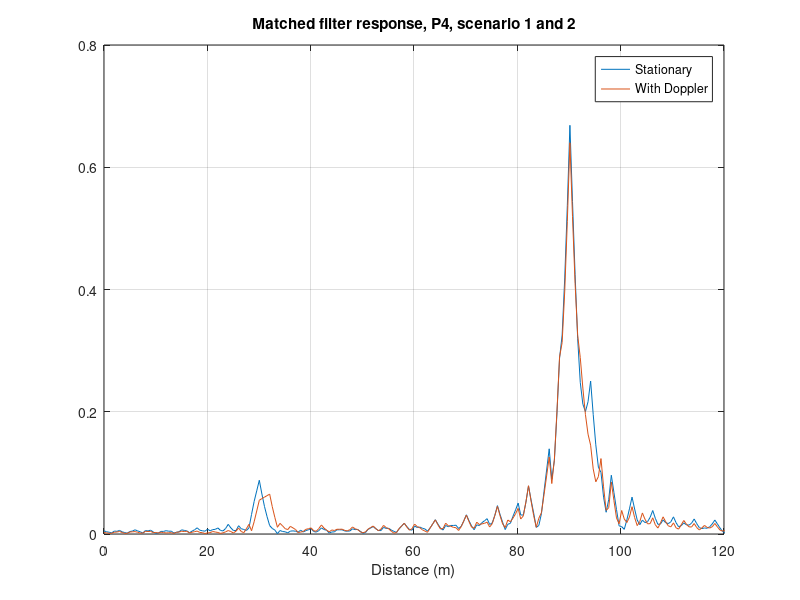
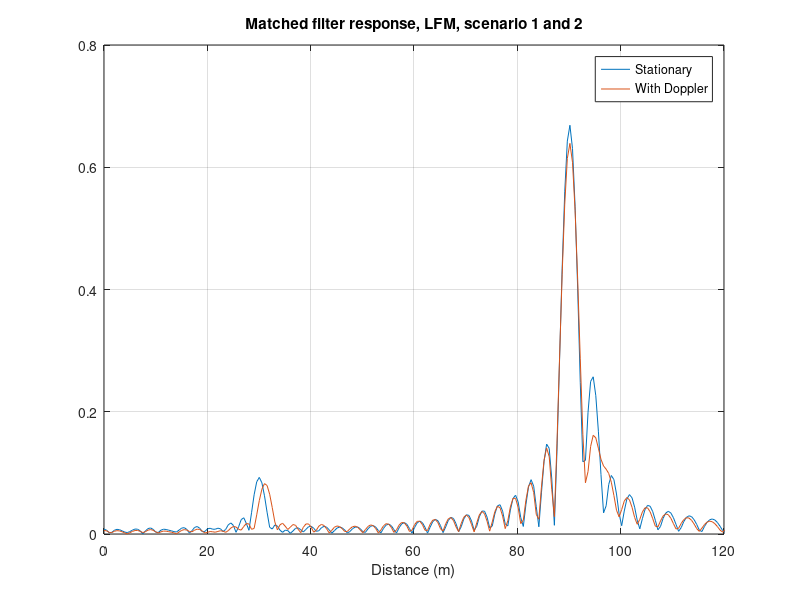
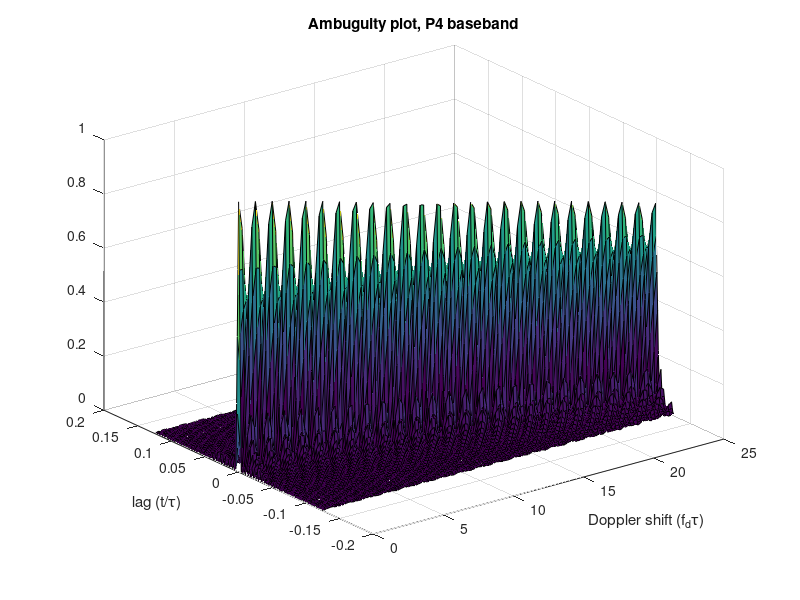
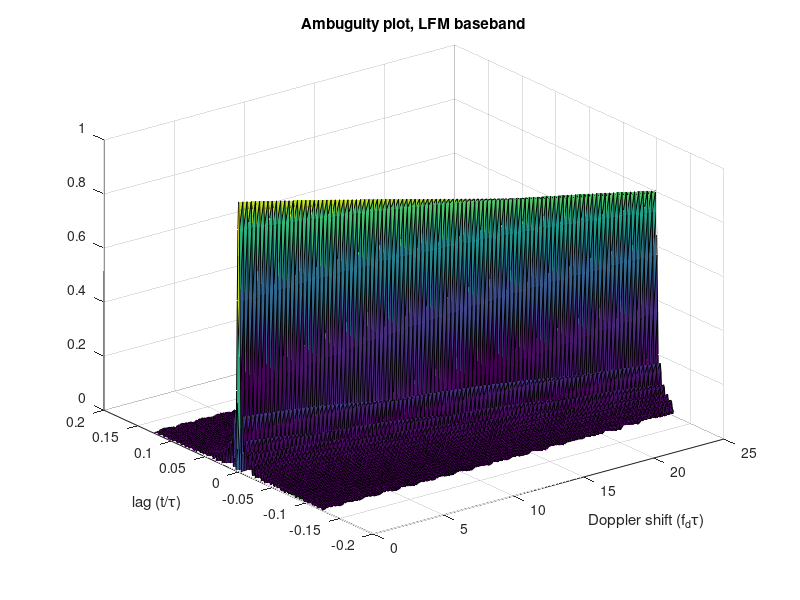

MATLAB code for these plots, in order:
% EECS725 Project - Scenario simulation
% This simulation will compare performance of a linear frequency modulated
% (LFM), or "chirp", radar pulse transmission with a polyphase modulated P4
% transmission.

clear;
close all;

% Universal constants
c         = 3e8;       % speed of light (m/s)

% Problem constraints
f_start   = 10e9-(75e6/2); % chirp start frequency (hz)
f_end     = 10e9+(75e6/2); % chirp end frequency (hz)
Nc        = 128;           % pulse compression ratio = BW * tau

% Simulation parameters
samp_per_chip = 4;      % (samples/chip)
f_max         = 25;     % Range of Doppler frequencies to plot (normalized to f*tau)

A_t1      = 0.1;        % amplitude of return, target 1
A_t2      = 1.0;        % amplitude of return, target 2
A_t3      = 0.25;       % amplitude of return, target 3
d_t1      = 30;         % target 1 distance (m)
d_t2      = 90;         % target 2 distance (m)
d_t3      = 94;         % target 3 distance (m)
s_t1      = 4412;       % speed, target 1 (m/s)
s_t2      = 0;          % speed, target 2 (m/s)
s_t3      = 4412;       % speed, target 3 (m/s)

% Derived parameters
bw        = f_end - f_start;        % bandwidth (hz)
t_b       = 1 / bw;                 % P4 chip period (s)
fc        = (f_start + f_end) / 2;  % center (carrier) frequency for P4 (hz)
tau       = Nc / bw;                % pulse width (s)
t_samp    = t_b / samp_per_chip;    % simulation sampling period (s)
fd_max    = f_max / tau;            % Range of Doppler frequencies to plot (hz)
fd_t1     = 2 * fc * s_t1 / c;      % Doppler shift (hz), target 1
fd_t2     = 2 * fc * s_t2 / c;      % Doppler shift (hz), target 2
fd_t3     = 2 * fc * s_t3 / c;      % Doppler shift (hz), target 3

i_t1      = floor(2*d_t1/(c*t_samp));     % index of first target
i_t2      = floor(2*d_t2/(c*t_samp));     % index of second target
i_t3      = floor(2*d_t3/(c*t_samp));     % index of third target
t_burst   = linspace(0,tau,tau/t_samp)'; % vector of timestamps (s)

% Printout system parameters
fprintf(1,'Bandwidth = %5.2d Mhz\n',bw/1e6);
fprintf(1,'Pulse duration = %5.2d us\n',tau*1e6);
fprintf(1,'Range resolution = %5.2d m\n',c/(2*bw));
fprintf(1,'Simulation sampling frequency = %5.2d Mhz\n',1/(1e6*t_samp));


%% Chirp signal generation and analysis--------------------------------

% Generate chirp burst
k         = (f_end-f_start) / tau;           % chirp rate (hz/s)
theta_lfm = 2*pi*0.5*k.*(t_burst.^2);        % chirp phases
s_lfm     = cos( 2*pi*(f_start.*t_burst + 0.5*k.*(t_burst.^2)) );
s_lfm_bb  = exp( j*theta_lfm );              % baseband chirp pulse

% Get passband PSD of chirp
[Pss_lfm,w] = periodogram(s_lfm,[],1024);
f_plot  = w / (2*pi*t_samp);

% Get autocorrelation of chirp
xc_lfm_bb = abs(xcorr(s_lfm_bb,'biased'));

% Construct ambiguity plot (LFM baseband)
amb_lfm_bb      = zeros((Nc*2)-1,100);
doppler_lag_idx = 1;
for f_shift=0:fd_max/99:fd_max
    s_lfm_bb_shifted = exp( -j*2*pi*f_shift.*t_burst ) .* s_lfm_bb;
    xc = abs(xcorr(s_lfm_bb,s_lfm_bb_shifted,'biased'));
    amb_lfm_bb(:,doppler_lag_idx) = xc(length(s_lfm_bb)-Nc+1:length(s_lfm_bb)+Nc-1);
    doppler_lag_idx = doppler_lag_idx + 1;
end

%% P4 signal generation and analysis------------------------------------

% Generate P4 chip sequence
theta_p4 = zeros(Nc,1);
for i=2:Nc
    theta_p4(i) = pi * ( (((i-1)^2)/Nc) - (i-1) ); % P4 phases
end

% Generate P4 signal (baseband and passband signal)
s_p4_bb = zeros(length(t_burst),1);
for i=1:length(t_burst)
    s_p4_bb(i) = exp( j * theta_p4(mod(floor(i/samp_per_chip),Nc)+1) );
end
s_p4 = real( s_p4_bb .* exp(j*2*pi*fc.*t_burst) );

% Get passband PSD of P4 signal
[Pss_P4,w_P4] = periodogram(s_p4,[],1024);
f_plot_P4     = w_P4 / (2*pi*t_samp);

% Get autocorrelation of P4 (baseband)
xc_p4_bb = abs(xcorr(s_p4_bb,'biased'));

% Construct ambiguity plot (P4 baseband)
amb_p4_bb       = zeros((Nc*2)-1,100);
s_p4_bb_shifted = zeros(length(t_burst),1);
doppler_lag_idx = 1;
for f_shift=0:fd_max/99:fd_max
    s_p4_bb_shifted = exp( -j*2*pi*f_shift.*t_burst ) .* s_p4_bb;
    xc = abs(xcorr(s_p4_bb,s_p4_bb_shifted,'biased'));
    amb_p4_bb(:,doppler_lag_idx) = xc(length(s_p4_bb)-Nc+1:length(s_p4_bb)+Nc-1);
    doppler_lag_idx = doppler_lag_idx + 1;
end

%% Simulation start------------------------------------------------------

% Generate composite radar return signal (LFM), scenario 1
s_lfm_bb_tx = s_lfm_bb;
r = zeros(2*length(s_lfm_bb_tx),1);
r_t1 = r;
r_t2 = r;
r_t3 = r;
r_t1(i_t1:length(s_lfm_bb_tx)+i_t1-1) = A_t1 * s_lfm_bb_tx;
r_t2(i_t2:length(s_lfm_bb_tx)+i_t2-1) = A_t2 * s_lfm_bb_tx;
r_t3(i_t3:length(s_lfm_bb_tx)+i_t3-1) = A_t3 * s_lfm_bb_tx;
r = r_t1 + r_t2 + r_t3;

% Cross-correlate transmit and receive signals
xc_out_lfm  = flipud(abs(xcorr(s_lfm_bb_tx,r(1:length(s_lfm_bb_tx)),'biased')));
mixer_out_lfm_1 = xc_out_lfm(floor(length(xc_out_lfm)/2):length(xc_out_lfm));

% Generate composite radar return signal (LFM), scenario 2
r = zeros(2*length(s_lfm_bb_tx),1);
r_t1 = r;
r_t2 = r;
r_t3 = r;
r_t1(i_t1:length(s_lfm_bb_tx)+i_t1-1) = A_t1 * s_lfm_bb_tx .* exp( -j*2*pi*fd_t1.*t_burst );
r_t2(i_t2:length(s_lfm_bb_tx)+i_t2-1) = A_t2 * s_lfm_bb_tx .* exp( -j*2*pi*fd_t2.*t_burst );
r_t3(i_t3:length(s_lfm_bb_tx)+i_t3-1) = A_t3 * s_lfm_bb_tx .* exp( -j*2*pi*fd_t3.*t_burst );
r = r_t1 + r_t2 + r_t3;

% Cross-correlate transmit and receive signals
xc_out_lfm  = flipud(abs(xcorr(s_lfm_bb_tx,r(1:length(s_lfm_bb_tx)),'biased')));
mixer_out_lfm_2 = xc_out_lfm(floor(length(xc_out_lfm)/2):length(xc_out_lfm));

% Generate composite radar return signal (P4), scenario 1
s_p4_bb_tx = s_p4_bb;
r = zeros(2*length(s_p4_bb_tx),1);
r_t1 = r;
r_t2 = r;
r_t3 = r;
r_t1(i_t1:length(s_p4_bb_tx)+i_t1-1) = A_t1 * s_p4_bb_tx;
r_t2(i_t2:length(s_p4_bb_tx)+i_t2-1) = A_t2 * s_p4_bb_tx;
r_t3(i_t3:length(s_p4_bb_tx)+i_t3-1) = A_t3 * s_p4_bb_tx;
r = r_t1 + r_t2 + r_t3;

% Cross-correlate transmit and receive signals
xc_out_p4  = flipud(abs(xcorr(s_p4_bb_tx,r(1:length(s_p4_bb_tx)),'biased')));
mixer_out_p4_1 = xc_out_p4(floor(length(xc_out_p4)/2):length(xc_out_p4));


% Generate composite radar return signal (P4), scenario 2
r = zeros(2*length(s_p4_bb_tx),1);
r_t1 = r;
r_t2 = r;
r_t3 = r;
r_t1(i_t1:length(s_p4_bb_tx)+i_t1-1) = A_t1 * s_p4_bb_tx .* exp( -j*2*pi*fd_t1.*t_burst );
r_t2(i_t2:length(s_p4_bb_tx)+i_t2-1) = A_t2 * s_p4_bb_tx .* exp( -j*2*pi*fd_t2.*t_burst );
r_t3(i_t3:length(s_p4_bb_tx)+i_t3-1) = A_t3 * s_p4_bb_tx .* exp( -j*2*pi*fd_t3.*t_burst );
r = r_t1 + r_t2 + r_t3;

% Cross-correlate transmit and receive signals
xc_out_p4  = flipud(abs(xcorr(s_p4_bb_tx,r(1:length(s_p4_bb_tx)),'biased')));
mixer_out_p4_2 = xc_out_p4(floor(length(xc_out_p4)/2):length(xc_out_p4));

%% Plots------------------------------------------------------------

figure(1)
plot(linspace(0,length(mixer_out_p4_1)*c*t_samp/2,length(mixer_out_p4_1)),abs(mixer_out_p4_1));
hold on;
plot(linspace(0,length(mixer_out_p4_2)*c*t_samp/2,length(mixer_out_p4_1)),abs(mixer_out_p4_2));
grid on;
title('Matched filter response, P4, scenario 1 and 2');
xlabel('Distance (m)');
legend('Stationary','With Doppler');
axis([0 120 0 0.8]);


figure(2)
plot(linspace(0,length(mixer_out_lfm_1)*c*t_samp/2,length(mixer_out_lfm_1)),abs(mixer_out_lfm_1));
hold on;
plot(linspace(0,length(mixer_out_lfm_2)*c*t_samp/2,length(mixer_out_lfm_2)),abs(mixer_out_lfm_2));
grid on;
title('Matched filter response, LFM, scenario 1 and 2');
xlabel('Distance (m)');
legend('Stationary','With Doppler');
axis([0 120 0 0.8]);

figure(3)
xa = linspace(0,f_max,100);
ya = linspace(-0.5/samp_per_chip,0.5/samp_per_chip,Nc*2-1);
surf(xa,ya,amb_p4_bb);
title('Ambuguity plot, P4 baseband');
ylabel('lag (t/\tau)');
xlabel('Doppler shift (f_d\tau)');
grid on;

figure(4)
xa = linspace(0,f_max,100);
ya = linspace(-0.5/samp_per_chip,0.5/samp_per_chip,Nc*2-1);
surf(xa,ya,amb_lfm_bb);
title('Ambuguity plot, LFM baseband');
ylabel('lag (t/\tau)');
xlabel('Doppler shift (f_d\tau)');
grid on;

figure(5)
plot(20*log10(xc_lfm_bb));
hold on
plot(20*log10(xc_p4_bb));
title('ACS, LFM vs. P4')
xlabel('Lag');
ylabel('Power (dB)');
legend('LFM','P4');
grid on;

figure(6)
plot(f_plot_P4,20*log10(Pss_P4));
hold on
plot(f_plot,20*log10(Pss_lfm));
title('PSD of LFM and P4, Fc=200Mhz, BW=75Mhz');
xlabel('Frequency (hz)');
ylabel('Power (dB)');
legend('P4','LFM');
grid on;
